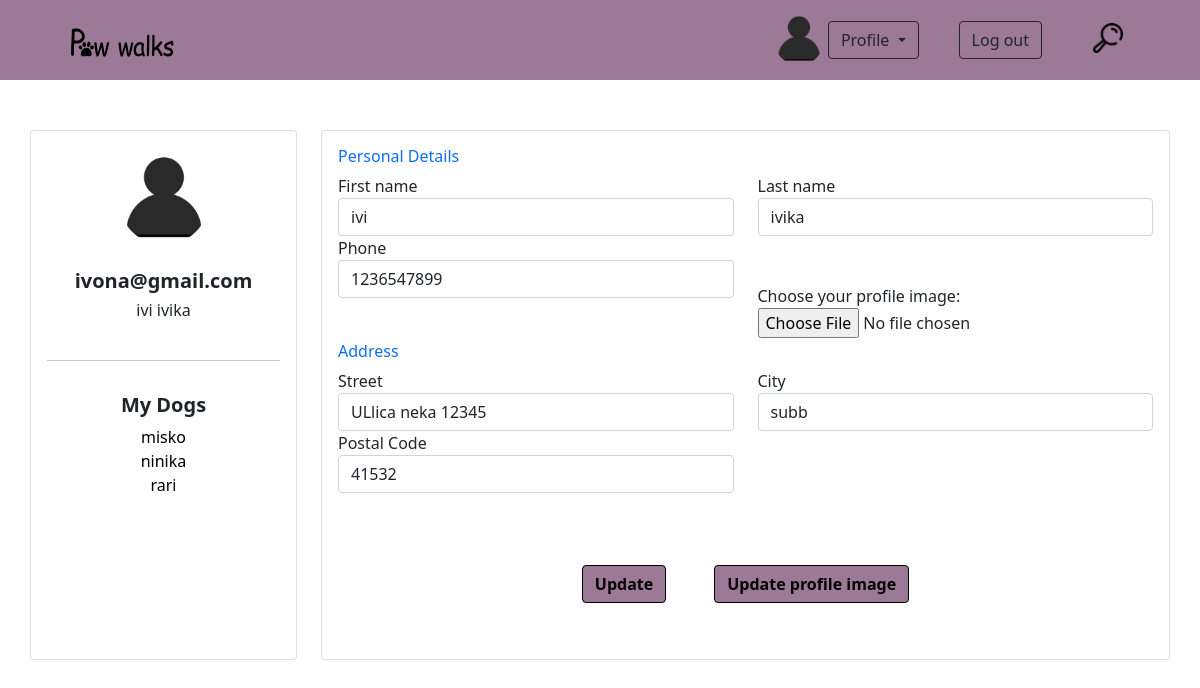
Page /customer_dashboard/editCustomerProfile.php (signed in) on the committed database.
### tables this page shows
CREATE TABLE `user` (
  `id` int(10) UNSIGNED NOT NULL,
  `role` enum('admin','customer','walker') NOT NULL,
  `first_name` varchar(20) NOT NULL,
  `last_name` varchar(20) NOT NULL,
  `email` varchar(255) NOT NULL,
  `password` varchar(255) NOT NULL,
  `forgot_password_code` varchar(10) DEFAULT NULL,
  `phone_number` varchar(30) NOT NULL,
  `address_id` int(10) UNSIGNED NOT NULL,
  `picture` varchar(255) DEFAULT NULL,
  `is_verified` tinyint(1) NOT NULL DEFAULT 0,
  `verification_code` char(6) DEFAULT NULL,
  `created_at` datetime NOT NULL,
  `updated_at` datetime NOT NULL,
  `registration_expires` datetime DEFAULT NULL
);

CREATE TABLE `dog` (
  `id` int(10) UNSIGNED NOT NULL,
  `dog_name` varchar(40) NOT NULL,
  `gender` enum('m','f') NOT NULL,
  `age` tinyint(4) NOT NULL,
  `notes` text DEFAULT NULL,
  `breed_id` int(10) UNSIGNED NOT NULL,
  `owner_id` int(10) UNSIGNED NOT NULL
);

CREATE TABLE `address` (
  `id` int(10) UNSIGNED NOT NULL,
  `street` varchar(100) NOT NULL,
  `city` varchar(40) NOT NULL,
  `postal_code` int(11) DEFAULT NULL
);

### customer_dashboard/editCustomerProfile.php (the view, shortened to what this page needs)
<!DOCTYPE html>
<html lang="en">
<head>
    <link rel="stylesheet" type="text/css" href="../css/editProfileStyle.css">
    <link rel="stylesheet" href="../css/homeStyle.css">
    <link rel="stylesheet" href="../css/scrollbar.css">
    <link href="https://cdn.jsdelivr.net/npm/bootstrap@5.1.3/dist/css/bootstrap.min.css" rel="stylesheet">
</head>
<body>
<?php
    $sqlUser = "SELECT u.first_name, u.last_name, u.email, u.phone_number, u.picture,a.street, a.city, a.postal_code FROM user u
                    INNER JOIN address a ON a.id = u.address_id
                    WHERE u.id = ".$_SESSION['id'];
    $sqlDogNames = "SELECT dog_name, owner_id FROM dog
                            WHERE owner_id = ".$_SESSION['id'];
try{
        $conn = new PDO("mysql:host=" . HOST . ";dbname=" . DB, USER, PASS);
        $stmtUser=$conn->prepare($sqlUser);
        $stmtUser->execute();
        $userData = $stmtUser->fetch(PDO::FETCH_ASSOC);
        $stmtDogName=$conn->prepare($sqlDogNames);
        $stmtDogName->execute();
        $dogNameData = $stmtDogName->fetchAll(PDO::FETCH_ASSOC);
    }
    catch (Exception $ex){
        echo($ex -> getMessage());
    }
require_once '../page_parts/header.php';
?>
    <div class="container d-flex align-self-center" style="padding: 50px 0">
        <div class="row gutters">
            <div class="col-xl-3 col-lg-3 col-md-12 col-sm-12 col-12">
                <div class="card h-100">
                    <div class="card-body">
                        <div class="account-settings">
                            <div class="user-profile">
                                <div class="user-avatar d-flex justify-content-center">
                                    <img src="<?php if(!empty($userData['picture'])) echo $userData['picture']; else echo '../include/profile_images/user-icon.png'; ?>" class="img-fluid rounded-circle m-2" alt="Profile picture">
                                </div>
                                <h5 id="emailCust" class="user-email" style="font-weight: bold"><?php echo $userData['email'];?></h5>
                                <h6 class="user-name"><?php echo $userData['first_name']." ".$userData['last_name'];?></h6>
                            </div>
                            <hr>
                            <div class="all-my-dogs">
                                <h5><b>My Dogs</b></h5>
                                <?php
                                if(!empty($dogNameData)){
                                    foreach ($dogNameData as $dogData) {
                                ?>
                                    <a href="./dogAccount.php" style="text-decoration: none; color: black;"><?php echo $dogData['dog_name'] ?></a> <br>
                                <?php
                                    }
                                }else{
                                    ?>
                                    <a href="./createDog.php">Here you can insert all your dogs!</a><br>
                                    <?php
                                }
                                ?>
                            </div>
                        </div>
                    </div>
                </div>
            </div>
            <div class="col-xl-9 col-lg-9 col-md-12 col-sm-12 col-12">
                <div class="card h-100">
                    <div class="card-body">
                        <div class="row gutters" >
                            <div class="col-xl-12 col-lg-12 col-md-12 col-sm-12 col-12">
                                <h6 class="mb-2 text-primary">Personal Details</h6>
                            </div>
                            <div class="col-xl-6 col-lg-6 col-md-6 col-sm-6 col-12">
                                <div class="form-group">
                                    <label for="firstName">First name</label>
                                    <input type="text" class="form-control" id="firstNameCust" placeholder="First name" value="<?php echo $userData['first_name'];?>">
                                </div>
                            </div>
                            <div class="col-xl-6 col-lg-6 col-md-6 col-sm-6 col-12">
                                <div class="form-group">
                                    <label for="lastName">Last name</label>
                                    <input type="text" class="form-control" id="lastNameCust" placeholder="Last name" value="<?php echo $userData['last_name'];?>">
                                </div>
                            </div>
                            <div class="col-xl-6 col-lg-6 col-md-6 col-sm-6 col-12">
                                <div class="form-group">
                                    <label for="phone">Phone</label>
                                    <input type="text" class="form-control" id="phoneCust" placeholder="Phone number" value="<?php echo $userData['phone_number'];?>">
                                </div>
                            </div>
                            <div class="col-xl-6 col-lg-6 col-md-6 col-sm-6 col-12">
                                <div class="form-group mt-5">
                                    <label for="filename">Choose your profile image: </label> <br>
                                    <div class="form-group d-flex justify-content-between align-items-center">
                                        <form id="formC" action="../include/changeProfilePic.inc.php" enctype="multipart/form-data" method="post">
                                            <input type="file" id="myFileC" name="filename" accept="image/*">
                                        </form>
                                    </div>
                                </div>
                            </div>
                        </div>
                        <div class="row gutters">
                            <div class="col-xl-12 col-lg-12 col-md-12 col-sm-12 col-12">
                                <h6 class="mt-1 mb-2 text-primary">Address</h6>
                            </div>
                            <div class="col-xl-6 col-lg-6 col-md-6 col-sm-6 col-12">
                                <div class="form-group">
                                    <label for="Street">Street</label>
                                    <input type="text" class="form-control" id="streetCust" placeholder="Street" value="<?php echo $userData['street'];?>">
                                </div>
                            </div> <br>
                            <div class="col-xl-6 col-lg-6 col-md-6 col-sm-6 col-12">
                                <div class="form-group">
                                    <label for="city">City</label>
                                    <input type="text" class="form-control" id="cityCust" placeholder="City" value="<?php echo $userData['city'];?>">
                                </div>
                            </div>
                            <div class="col-xl-6 col-lg-6 col-md-6 col-sm-6 col-12">
                                <div class="form-group">
                                    <label for="zip">Postal Code</label>
                                    <input type="text" class="form-control" id="zipCust" placeholder="Postal Code" value="<?php echo $userData['postal_code'];?>">
                                </div>
                            </div>
                        </div>
                        <br>
                        <br>
                        <div class="row gutters">
                            <div class="col-xl-12 col-lg-12 col-md-12 col-sm-12 col-12">
                                <div class="text-right d-flex justify-content-center">
                                    <button id="updateCustomer" class="btn m-4" style="background-color: #9c7a97; border: 1px solid #000000; font-weight: bold; color:#000000">Update</button>
                                    <button class="btn m-4" type="submit" id="idC" name="id" value="<?php echo $_SESSION['id']; ?>" form="formC" style="background-color: #9c7a97; border: 1px solid #000000; font-weight: bold; color:#000000">Update profile image</button>
                                </div>
                            </div>
                        </div>
                    </div>
                </div>
            </div>
        </div>
    </div>
</body>
</html>

### css/editProfileStyle.css (style rules this page uses)
body { margin: 0; color: #2e323c; background: #f5f6fa; position: relative; height: 100%; }
.account-settings .user-profile { margin: 0 0 1rem 0; padding-bottom: 1rem; text-align: center; }
.account-settings .user-profile .user-avatar { margin: 0 0 1rem 0; }
.account-settings .user-profile .user-avatar img { width: 90px; height: 90px; -webkit-border-radius: 100px; -moz-border-radius: 100px; border-radius: 100px; }
.account-settings .about , .all-my-dogs { margin: 2rem 0 0 0; text-align: center; }
.form-control { border: 1px solid #cfd1d8; -webkit-border-radius: 2px; -moz-border-radius: 2px; border-radius: 2px; font-size: .825rem; background: #ffffff; color: #2e323c; }
.card { background: #ffffff; -webkit-border-radius: 5px; -moz-border-radius: 5px; border-radius: 5px; border: 0; margin-bottom: 1rem; }

### css/homeStyle.css (style rules this page uses)
.btn { color: black; text-decoration: none; }

### rows in the picture
user: email "ivona@gmail.com", first_name "ivi", last_name "ivika", phone_number "1236547899", address.street "ULlica neka 12345", address.city "subb", address.postal_code "41532"
dog: dog_name "misko"
dog: dog_name "ninika"
dog: dog_name "rari"
